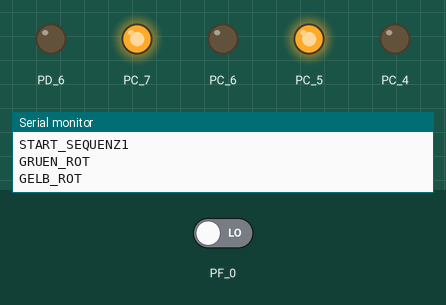
The sketch below on a simulated TI Tiva C LaunchPad. Parts: output pins drawn as LEDs (lit = HIGH), the last lines printed to the serial monitor. The test bench sets the inputs (shaded band); at power-on: PF_0 LOW.

Above: at 6.1 s.
At 28.4 s:
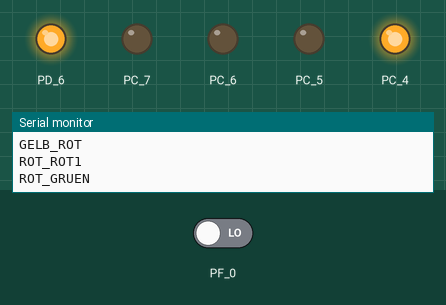
28.5 s: PF_0 driven LOW
At 32.7 s:
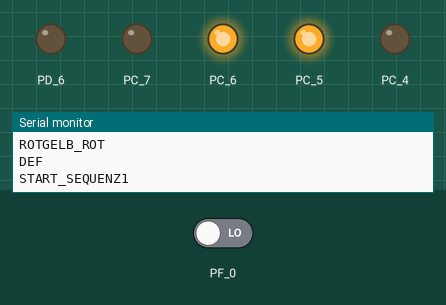
Timing chart, 0 to 47.5 s (numbered marks = the images above; inputs shaded):
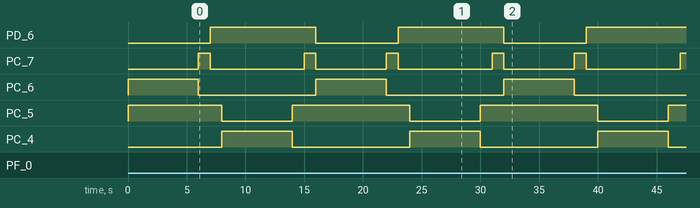

Measured:
- by itself, PC_6: alternates HIGH for 6.0 s and LOW for 10.0 s

The sketch:

Aufgabe1.ino
```cpp
#define Tw 5000
#define Tg 5000
#define Tu 1000

const uint8_t LedPinGruen1 = PC_4;
const uint8_t LedPinRot1 = PC_5;
const uint8_t LedPinGruen2 = PC_6;
const uint8_t LedPinGelb2 = PC_7;
const uint8_t LedPinRot2 = PD_6;
const uint8_t ButtonPin = PUSH2;

enum Status {
  DEF,
  START_SEQUENZ1,
  GRUEN_ROT,
  GELB_ROT,
  ROT_ROT1,
  ROT_GRUEN,
  START_SEQUENZ2,
  ROT_ROT2,
  ROTGELB_ROT
};

Status zustand = DEF;

template <const uint8_t PORT>
class Led {
  public:
  Led(const uint8_t f_ledState = LOW) : m_ledState(f_ledState) {
    pinMode(PORT, OUTPUT);
    digitalWrite(PORT, m_ledState);
  }
  void an() {
    m_ledState = HIGH;
    digitalWrite(PORT, m_ledState);
  }
  void aus() {
    m_ledState = LOW;
    digitalWrite(PORT, m_ledState);
  }
  private:
  uint8_t m_ledState;
};

template <const uint8_t PORT>
class Button {
  public:
    Button(const uint8_t f_btnState = LOW) : m_btnState(f_btnState) {
      pinMode(PORT, INPUT);
    }

    uint8_t state() {
      m_btnState = digitalRead(PORT);
      return m_btnState;
    }

  private:
    uint8_t m_btnState;
};

struct Fahrzeugampel {
  Led<LedPinRot2> rot;
  Led<LedPinGelb2> gelb;
  Led<LedPinGruen2> gruen;
};

struct Fussgaengerampel {
  Led<LedPinRot1> rot;
  Led<LedPinGruen1> gruen;
};

Fahrzeugampel fahrzeugampel;
Fussgaengerampel fussgaengerampel;
Button<ButtonPin> button;

const int baudRate = 9600;
void setup() {
  Serial.begin(baudRate);
}

void loop() {
  switch(zustand) {
    case DEF:
      Serial.println("DEF");
      fahrzeugampel.gelb.aus();
      fahrzeugampel.rot.aus();
      fahrzeugampel.gruen.an();
      fussgaengerampel.rot.an();
      if(button.state() == LOW) {
        zustand = START_SEQUENZ1;
      }
      break;
    case START_SEQUENZ1:
      Serial.println("START_SEQUENZ1");
      delay(Tw);
      zustand = GRUEN_ROT;
      break;
    case GRUEN_ROT:
      Serial.println("GRUEN_ROT");
      delay(Tu);
      zustand = GELB_ROT;
      break;
    case GELB_ROT:
      Serial.println("GELB_ROT");
      fahrzeugampel.gruen.aus();
      fahrzeugampel.gelb.an();
      delay(Tu);
      zustand = ROT_ROT1;
      break;
    case ROT_ROT1:
      Serial.println("ROT_ROT1");
      fahrzeugampel.gelb.aus();
      fahrzeugampel.rot.an();
      delay(Tu);
      zustand = ROT_GRUEN;
      break;
    case ROT_GRUEN:
      Serial.println("ROT_GRUEN");
      fussgaengerampel.rot.aus();
      fussgaengerampel.gruen.an();
      delay(Tg);
      zustand = START_SEQUENZ2;
      break;
    case START_SEQUENZ2:
      Serial.println("START_SEQUENZ2");
      delay(Tu);
      zustand = ROT_ROT2;
      break;
    case ROT_ROT2:
      Serial.println("ROT_ROT2");
      fussgaengerampel.gruen.aus();
      fussgaengerampel.rot.an();
      delay(Tu);
      zustand = ROTGELB_ROT;
      break;
    case ROTGELB_ROT:
      Serial.println("ROTGELB_ROT");
      fahrzeugampel.gelb.an();
      delay(Tu);
      zustand = DEF;
      break;
  }
}
```
